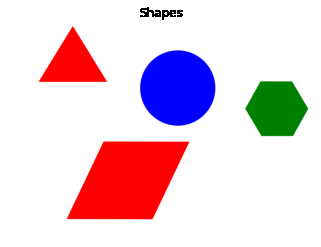
#> input picture shapes.png, 321 x 247 px, given in place of the camera
$ python main.py
#> lines starting #> are read from the running program, lines starting #| are printed output that depends on the picture; after the words box and inside, x2 and y2 are one past the last pixel; in counts of white or black regions, pixels touching at a corner belong together
# this file use for testing your object detection with minimum requirement

import cv2
import numpy as np

def nothing(x):
	#any operation
	pass

# cap = cv2.VideoCapture(0)
cap = cv2.VideoCapture(1)
# img = cv2.imread('shapes1.png', 1)

cv2.namedWindow('Trackbars')
cv2.createTrackbar('l_h', 'Trackbars', 0, 255, nothing)
cv2.createTrackbar('l_s', 'Trackbars', 0, 255, nothing)
cv2.createTrackbar('l_v', 'Trackbars', 0, 255, nothing)
cv2.createTrackbar('u_h', 'Trackbars', 0, 255, nothing)
cv2.createTrackbar('u_s', 'Trackbars', 0, 255, nothing)
cv2.createTrackbar('u_v', 'Trackbars', 0, 255, nothing)

while True:
	ret, frame = cap.read()
#> frame is the input picture: shape (247, 321, 3); mean B, G, R 218.3, 208.2, 231.6
	hsv = cv2.cvtColor(frame, cv2.COLOR_BGR2HSV)
#> hsv: shape (247, 321, 3); mean H, S, V 9.3, 50.1, 250.1

	# get values from trackbars
	l_h = cv2.getTrackbarPos('l_h', 'Trackbars')
	l_s = cv2.getTrackbarPos('l_s', 'Trackbars')
	l_v = cv2.getTrackbarPos('l_v', 'Trackbars')
	u_h = cv2.getTrackbarPos('u_h', 'Trackbars')
	u_s = cv2.getTrackbarPos('u_s', 'Trackbars')
	u_v = cv2.getTrackbarPos('u_v', 'Trackbars')


	lower_yellow = np.array([l_h, l_s, l_v]) # 15, 93, 0
	upper_yellow = np.array([u_h, u_s, u_v]) # 40, 255, 255

	# lower_yellow = np.array([15,93,0])
	# upper_yellow = np.array([40,255,255])

	# set kernel to filtering mask
	kernel = np.ones((15,15),np.uint8)

	# threshold the hsv image to get only yellow color
	mask = cv2.inRange(hsv, lower_yellow, upper_yellow)
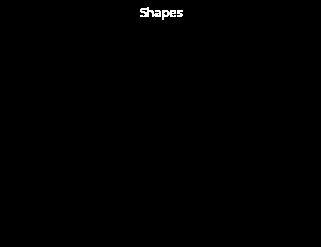
#> mask: shape (247, 321); 0.3% white in thin lines or dots, all inside (x1, y1, x2, y2) = (140, 7, 183, 20)
	img = cv2.morphologyEx(mask, cv2.MORPH_OPEN, kernel)
#> img: shape (247, 321); every value is 0
	img = cv2.morphologyEx(mask, cv2.MORPH_CLOSE, kernel)
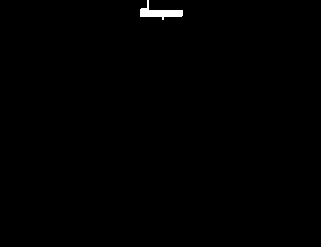
#> img: shape (247, 321); 0.43% white; 1 white region, box (x1, y1, x2, y2) and area: (140, 0, 183, 20) 339

	imghsv = cv2.bitwise_and(hsv, hsv, mask=mask)
#> imghsv: shape (247, 321, 3); every value is 0

	cv2.imshow('input', frame)
	cv2.imshow('mask', mask)
	cv2.imshow('yellow', imghsv)


	if cv2.waitKey(1) == 27:		# press "esc" to exit
#> (key Esc is pressed here)
		break

# cv2.waitKey(0)
# cap.release()
cv2.destroyAllWindows()
